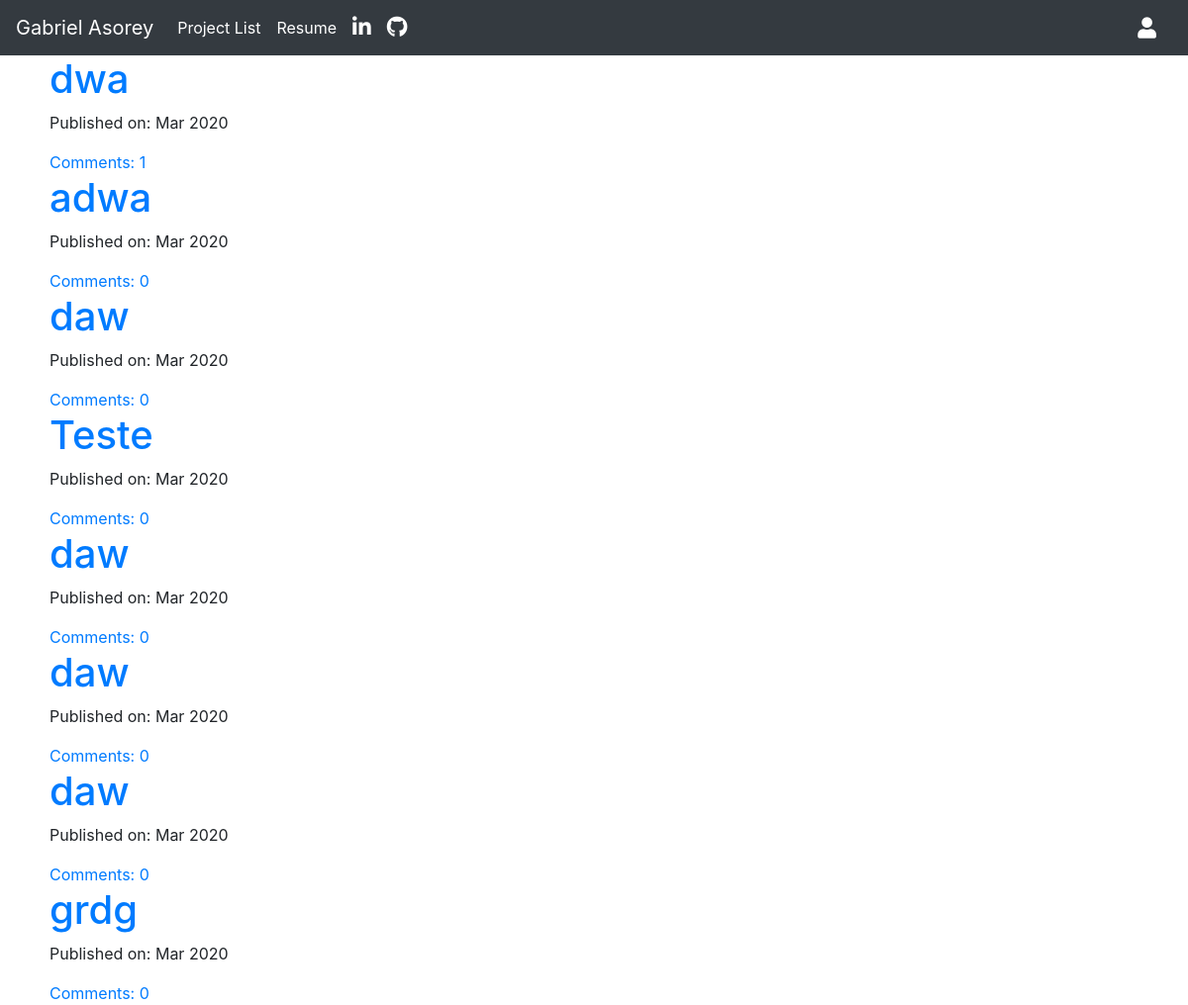
/, run on an earlier commit of the app's database.
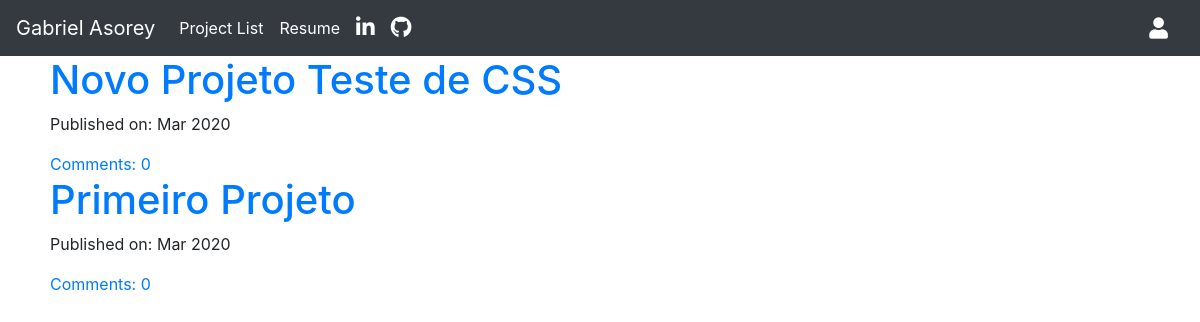
And on a later commit of the database.
### Portfolio/models.py (models this page shows, shortened)
class Project(models.Model):
    author = models.ForeignKey('auth.User', on_delete=models.CASCADE)
    project_name = models.CharField(max_length=300)
    description = models.TextField()
    create_date = models.DateTimeField(default=timezone.now)
    published_date = models.DateTimeField(blank=True,null=True)
    def approve_comments(self):
        return self.comments.filter(approved_comment=True)

### Portfolio/views.py (the view)
# urls.py: path('',views.ProjectListView.as_view(),name='project_list'),
class ProjectListView(ListView):
    model = Project
    def get_queryset(self):
        return Project.objects.filter(published_date__lte=timezone.now()).order_by('-published_date')

### Portfolio/templates/Portfolio/project_list.html
{% extends 'Portfolio/HTML_Base.html' %}
{% block content %}
{% load static %}
<div class="borda">
    {% for Project in project_list %}
    <div class="Project">
        <h1><a href="{% url 'project_detail' pk=Project.pk %}">{{ Project.project_name}}</a></h1>
    </div>
    <div class="date">
        <p>Published on: {{Project.published_date|date:" M Y"}}</p>
    </div>
    <a href="{% url 'project_detail' pk=Project.pk%}">Comments: {{ Project.approve_comments.count }}</a>
    {% endfor %}
</div>
    {% endblock %}

### Portfolio/templates/Portfolio/HTML_Base.html (shortened to what this page needs)
<!DOCTYPE html>
{% load static %}
<html lang="en">
<head>
<link rel="stylesheet" href="https://cdnjs.cloudflare.com/ajax/libs/twitter-bootstrap/4.4.1/css/bootstrap.min.css">
<link rel="stylesheet" href="https://cdnjs.cloudflare.com/ajax/libs/font-awesome/5.11.2/css/all.min.css">
<link rel="stylesheet" href="//cdn.jsdelivr.net/npm/medium-editor@latest/dist/css/medium-editor.min.css" type="text/css" media="screen" charset="utf-8">
<link rel="stylesheet" href="{% static 'css/portfolio.css' %}">
</head>
<body>
  <nav class="navbar navbar-expand-lg navbar-dark bg-dark">
    <a class="navbar-brand">Gabriel Asorey</a>
    <div class="collapse navbar-collapse" id="navbarNav">
      <ul class="navbar-nav">
        <li class="nav-item active ">
          <a class="nav-link" href="{% url 'project_list' %}">Project List</a>
        </li>
        <li class="nav-item active ">
          <a class="nav-link" href="{% url 'resume' %}">Resume</a>
        </li>
        <li class="nav-item active ">
          <a class="nav-link"  href="https://www.linkedin.com/in/gabriel-asorey-45881156/"><i class="fab fa-linkedin-in fa-lg"></i></a>
        </li>
        <li class="nav-item active">
          <a class="nav-link" href="https://github.com/Gasorey"><i class="fab fa-github fa-lg" ></i></a>
      </li>
    </ul>
    <ul class="navbar nav ml-auto">
      {% if user.is_authenticated %}
      <li class="nav-item active">
        <a class="nav-link" style="color: white;">Welcome: {{ user.username}}</a>
      </li>
      <li class="nav-item active ">
        <a class="nav-link" href="{% url 'project_create' %}">New Project</a>
      </li>
      <li class="nav-item active ">
        <a class="nav-link" href="{% url 'draft_list' %}">Draft</a>
      </li>
      <li class="nav-item active ">
        <a class="nav-link" href="{% url 'Logout' %}">Logout</a>
      </li>
      {% else %}
      <li class="nav-item">
        <a href="{% url 'Login' %}" class="nav navbar-right"><i class="fas fa-user fa-lg " style="color: white;"></i></a>
      </li>
      {% endif %}
    </ul>
  </div>
</nav>
  {% block content%}
  {% endblock %}
</body>
</html>

### Portfolio/static/css/portfolio.css (style rules this page uses)
.borda { margin-left: 50px; margin-right: 50px; }

What changed in the data, as far as the page shows it:
removed Project: project_name "dwa", published_date "Mar 2020", approve_comments.count "1"
removed Project: project_name "adwa", published_date "Mar 2020", approve_comments.count "0"
removed Project: project_name "daw", published_date "Mar 2020", approve_comments.count "0"
removed Project: project_name "Teste", published_date "Mar 2020", approve_comments.count "0"
removed Project: project_name "daw", published_date "Mar 2020", approve_comments.count "0"
removed Project: project_name "daw", published_date "Mar 2020", approve_comments.count "0"
removed Project: project_name "daw", published_date "Mar 2020", approve_comments.count "0"
removed Project: project_name "grdg", published_date "Mar 2020", approve_comments.count "0"
added Project: project_name "Novo Projeto Teste de CSS", published_date "Mar 2020", approve_comments.count "0"
added Project: project_name "Primeiro Projeto", published_date "Mar 2020", approve_comments.count "0"
